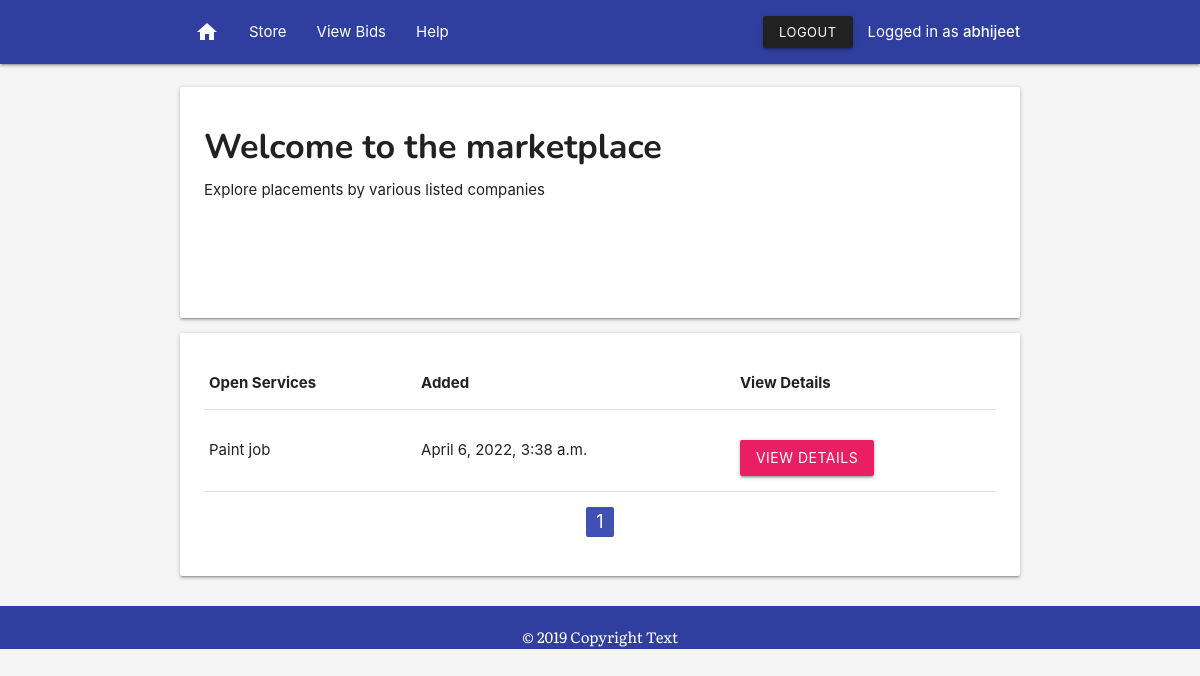
/marketplace/ (signed in), run on the app's committed database.
### app/models.py (models this page shows)
class Placement(models.Model):
    placement_title = models.CharField(max_length=255)
    placement_slug = AutoSlugField(populate_from='placement_title')
    placement_company = models.ForeignKey(Company, on_delete=models.CASCADE)
    placement_created = models.DateTimeField(auto_now_add=True)
    placement_modified = models.DateTimeField(auto_now=True)
    def __str__(self):
        return self.placement_title

### app/views.py (the view)
# urls.py: path('marketplace/', views.placements, name='placements'),
@login_required
def placements(request):
    all_placements = Placement.objects.all()
    paginator = Paginator(all_placements, 18)
    page = request.GET.get('page')
    placements = paginator.get_page(page)
    context = {'placements': placements}
    print("context",all_placements)
    return render(request, 'placements.html', context)

### app/models.py (called while the page is built)
    def __str__(self):
        return self.company_name

### templates/placements.html (shortened to what this page needs)
{% extends 'base.html' %}
{% block content %}
{% include 'nav.html' %}
{% load static %}
<section class="section">
    <section class="container">
            <div class="col s12">
                    <div class="card">
                            <div class="card-content">
                                <h4>Welcome to the marketplace</h4>
                                <p>Explore placements by various listed companies</p>
                                <img src="{% static 'ishant-mishra-1349434-unsplash.jpg' %}" alt="" class="responsive-img fade-in">
                            </div>
                        </div>
            </div>
            <div class="card">
                <div class="card-content">
                        <table class="table responsive-table">
                                <thead>
                                    <tr>
                                        <th>Open Services</th>
                                        <th>Added</th>
                                        <th>View Details</th>
                                    </tr>
                                </thead>
                                <tbody>
                                        {%for p in placements %}
                                        <tr>
                                            <td>{{ p.placement_title }}</td>
                                            <td>{{ p.placement_created }}</td>
                                            <td><a href="{% url 'app:placement-detail' p.placement_slug %}" style="margin-top: 1rem;" class="btn pink waves-effect waves-light">View Details</a></td>
                                        </tr>
                                        {% endfor %}
                                </tbody>
                            </table>
                            <ul class="pagination center">
                                <li class="active indigo"><a href="#!">{{placements.number}}</a></li>
                            </ul>
                </div>
            </div>
    </section>
</section>
{% include 'footer.html' %}
{% endblock content %}

### templates/nav.html (shortened to what this page needs)
<nav>
<div class="nav-wrapper indigo darken-2">
    <div class="container">
        {% if user.is_authenticated %}
        <ul class="left hide-on-med-and-down">
            <li><a href="{% url 'app:home' %}"><i class="material-icons">home</i></a></li>
        <li><a href="/marketplace">Store</a></li>
        <li><a href="/my-bids">View Bids</a></li>
        <li><a href="/about">Help</a></li>
    </ul>
        {% else %}
        <a href="{% url 'app:home' %}" class="brand-logo" style="font-size: 1.3rem;">
       <strong>BIDDING PLATFORM</strong></a>
        {% endif %}
    <ul class="right hide-on-med-and-down">
            {% if user.is_authenticated %}
            <li><a class="btn-small waves-effect waves-light grey darken-4" href="{% url 'app:logout' %}">Logout</a></li>
            <li>Logged in as <strong>{{ user.username }}</strong></li>
        {% endif %}
    </ul>
</div>
</div>
</nav>

### templates/base.html (style rules this page uses)
p { margin-top: 0.5rem !important; margin-bottom: 0.5rem!important; }
img { margin-top: 1em; padding: 4%; }
h1, h2, h3, h4, h5, h6 { margin-top: .5em !important; font-family: 'Nunito', sans-serif; font-weight: bold; }
body { display: flex; min-height: 100vh; flex-direction: column; }
.fade-in { -webkit-animation: fade-in 1s cubic-bezier(0.390, 0.575, 0.565, 1.000) both; animation: fade-in 1s cubic-bezier(0.390, 0.575, 0.565, 1.000) both; }

### data on the page
Placement: placement_title "Paint job", placement_created "April 6, 2022, 3:38 a.m."

### other printed values
{{ user.username }} "abhijeet"
{{ placements.number }} "1"
